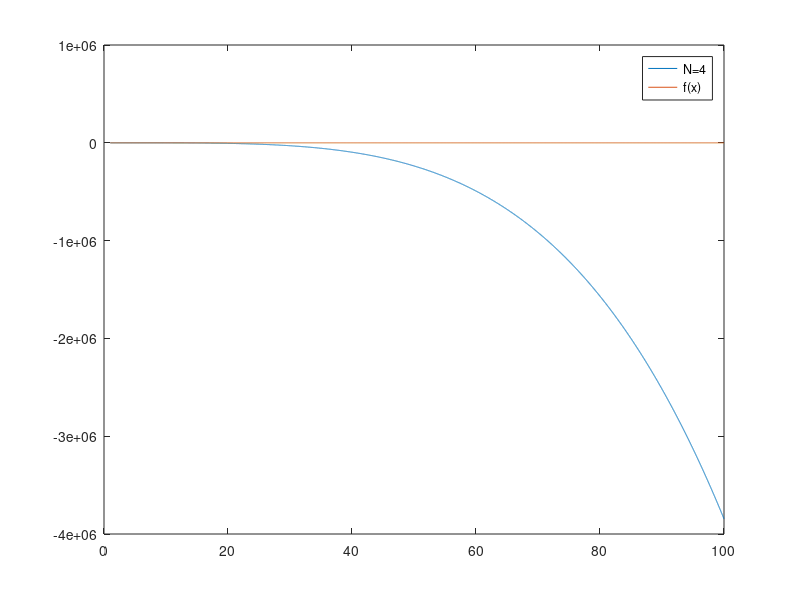

This chart was generated by the following MATLAB code:
% power series estimate for f_1(x), expansion about x=0
range_N = [4];      % range of N we want to test
% plot against x from 1 to 100 with increment of 0.1
x = linspace(1,100,10000); 
for i = 1:numel(range_N)
    result = zeros(numel(x),1);
    N = range_N(i);     % N is the number of terms we wish to add
    c = zeros(N,1);   % c stores the value of c_k for k=1,...N
    c(1) = 1/2;  % value of c_1
    for k = 2:N
        % temp is (2k-3)*(2k-1)*...*3*1
        temp = 1;
        for j = 1:2:(2*k-3)
            temp = temp*j;
        end
        % calculate c_k
        c(k) = ((-1)^(k-1))*temp/...
            (factorial(k)*2^(k));
    end
    % reverse the order of c_k to descending
    c = c(N:-1:1);
    % c_0 = 1
    c(N+1) = 1;
    % evaluate the power series at points of x
    for l = 1:numel(x)
        result(l) = polyval(c,x(l));
    end
    plot(x,result,'DisplayName', sprintf('N=%g',N))
    hold on
end
% compare with f_1(x)
plot(x,(1+x).^(1/2),'DisplayName','f(x)')
legend()
